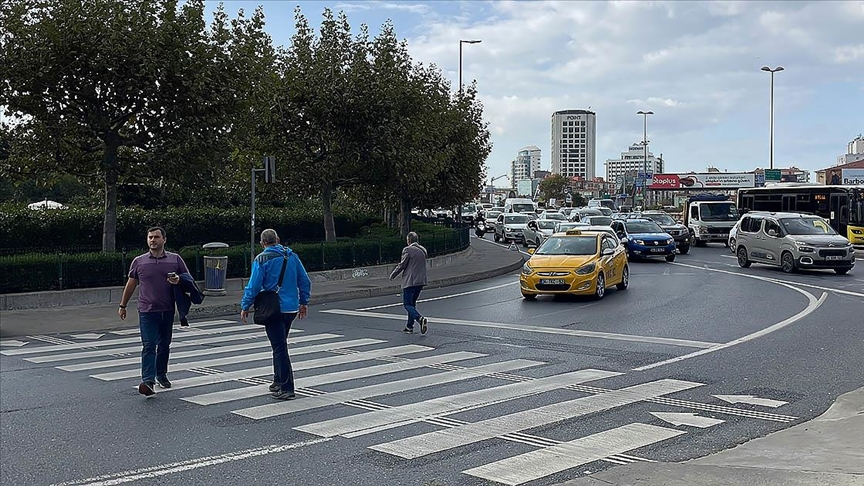
#> input picture files/yaya.jpg, 864 x 486 px
$ python ImgPedestrianDetection.py
#> lines starting #> are read from the running program, lines starting #| are printed output that depends on the picture; after the words box and inside, x2 and y2 are one past the last pixel; in counts of white or black regions, pixels touching at a corner belong together
import cv2
import imutils

img=cv2.imread("files/yaya.jpg")
#> img is the input picture: shape (486, 864, 3); mean B, G, R 114.8, 109.8, 103.4
img=imutils.resize(img,750)
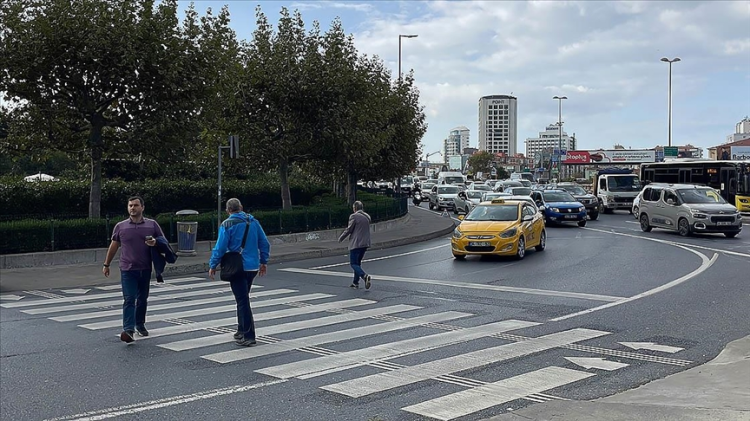
#> img: shape (421, 750, 3); mean B, G, R 114.8, 109.8, 103.4

hog=cv2.HOGDescriptor()
hog.setSVMDetector(cv2.HOGDescriptor_getDefaultPeopleDetector())

cordinate,_=hog.detectMultiScale(img,winStride=(4,4),
                                 padding=(8,8),
                                 scale=1.05)
#> cordinate = [[326, 181, 67, 134], [88, 178, 95, 191], [192, 175, 98, 196], [50, 53, 170, 340]]

color=(0,0,255)
thickness=5
for (x,y,w,h) in cordinate:
    cv2.rectangle(img,(x,y),(x+w,y+h),color,thickness)
#> this loop made 4 passes
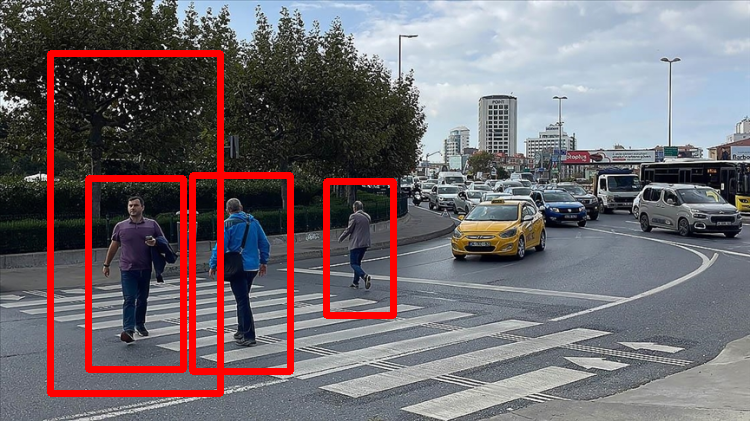
#> img: shape (421, 750, 3); 5.67% of pixels changed, all inside (x1, y1, x2, y2) = (47, 50, 397, 397)


cv2.imshow("Original Img",img)
cv2.waitKey(0)
cv2.destroyAllWindows()

$ run again, with files/aircraft copy.jpg copied over files/yaya.jpg
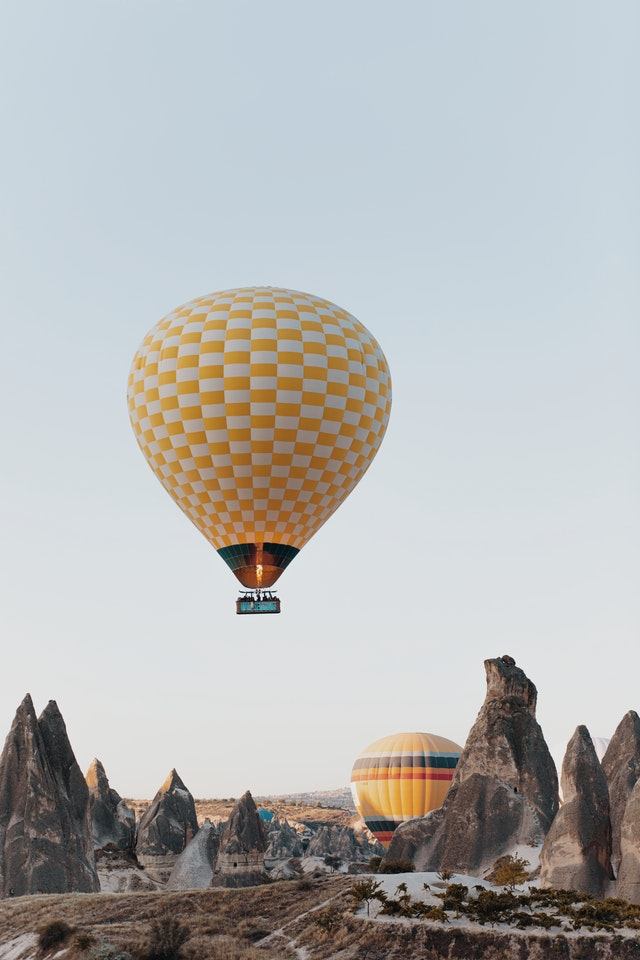
#> input picture files/aircraft copy.jpg, 640 x 960 px
#> img is the input picture: shape (960, 640, 3); mean B, G, R 179.6, 180.6, 180.1
#> cordinate = [[130, 429, 67, 134], [152, 473, 70, 140], [394, 471, 66, 132], [643, 828, 81, 162], [0, 789, 71, 162], [22, 796, 85, 169]]
#> the loop `for (x,y,w,h) in cordinate:` made 6 passes
#> after the loop `for (x,y,w,h) in cordinate:`:
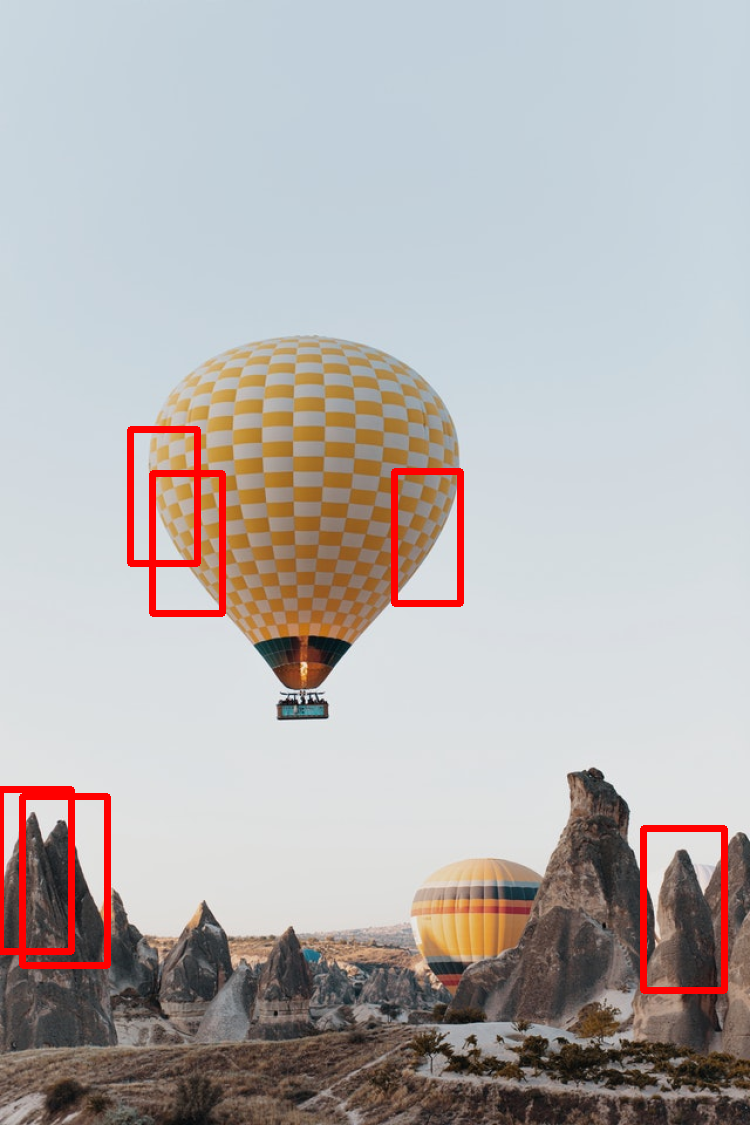
#> img: shape (1125, 750, 3); mean B, G, R 176.5, 177.3, 182

$ run again, with files/balls.jpg copied over files/yaya.jpg
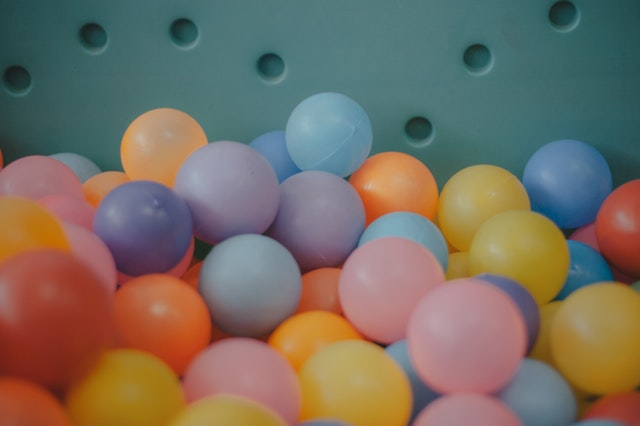
#> input picture files/balls.jpg, 640 x 426 px
#> img is the input picture: shape (426, 640, 3); mean B, G, R 97.5, 110.1, 120
#> cordinate = [[245, 25, 142, 284]]
#> the loop `for (x,y,w,h) in cordinate:` made 1 pass
#> after the loop `for (x,y,w,h) in cordinate:`:
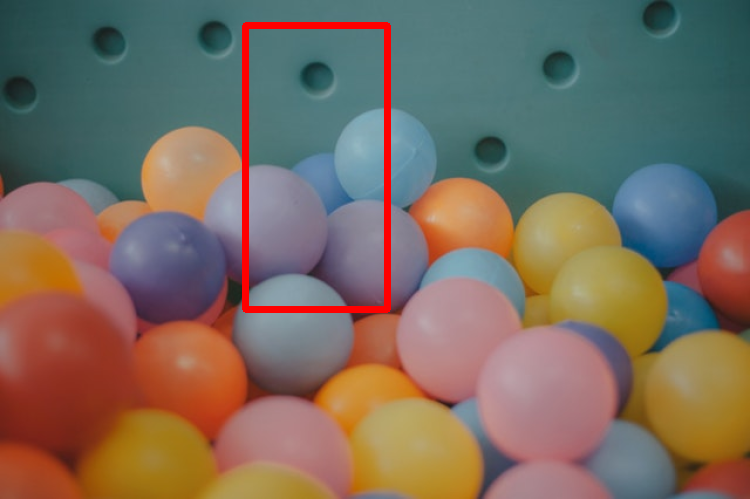
#> img: shape (499, 750, 3); mean B, G, R 95.3, 108, 122.3
